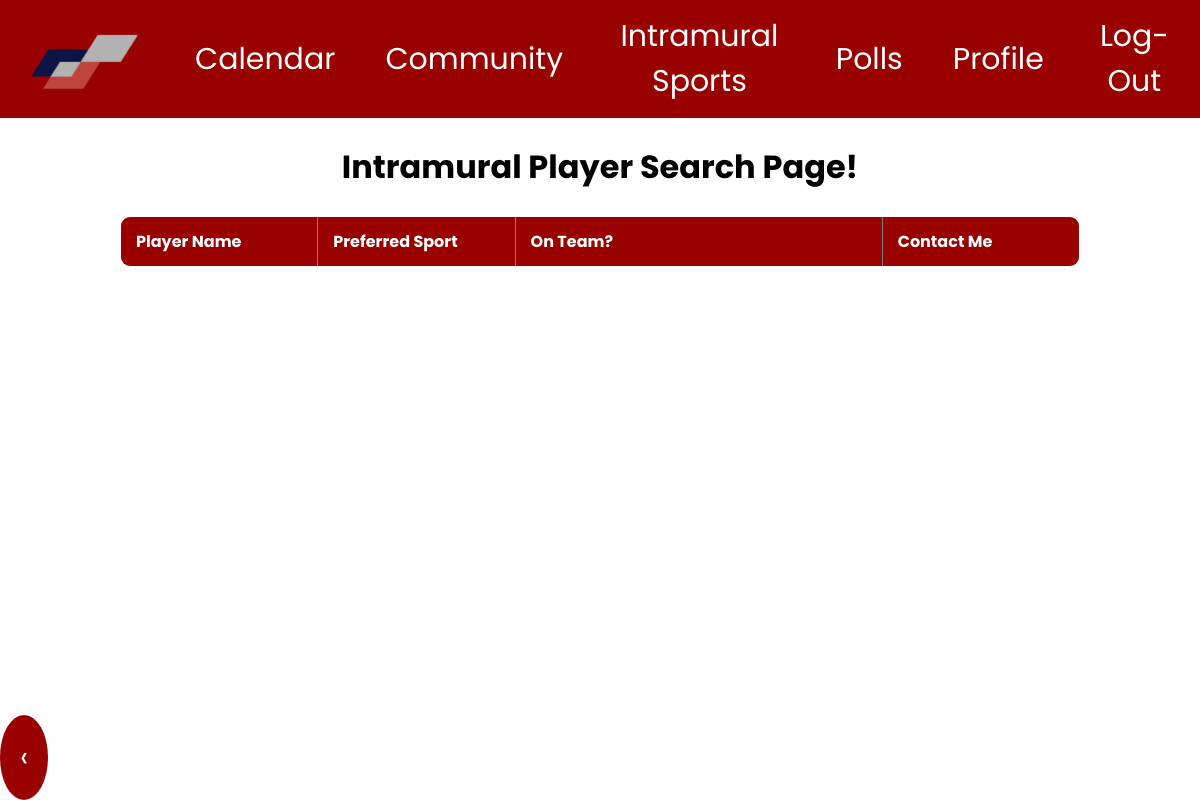
Before: /intramuralplayers.php with the older database file.
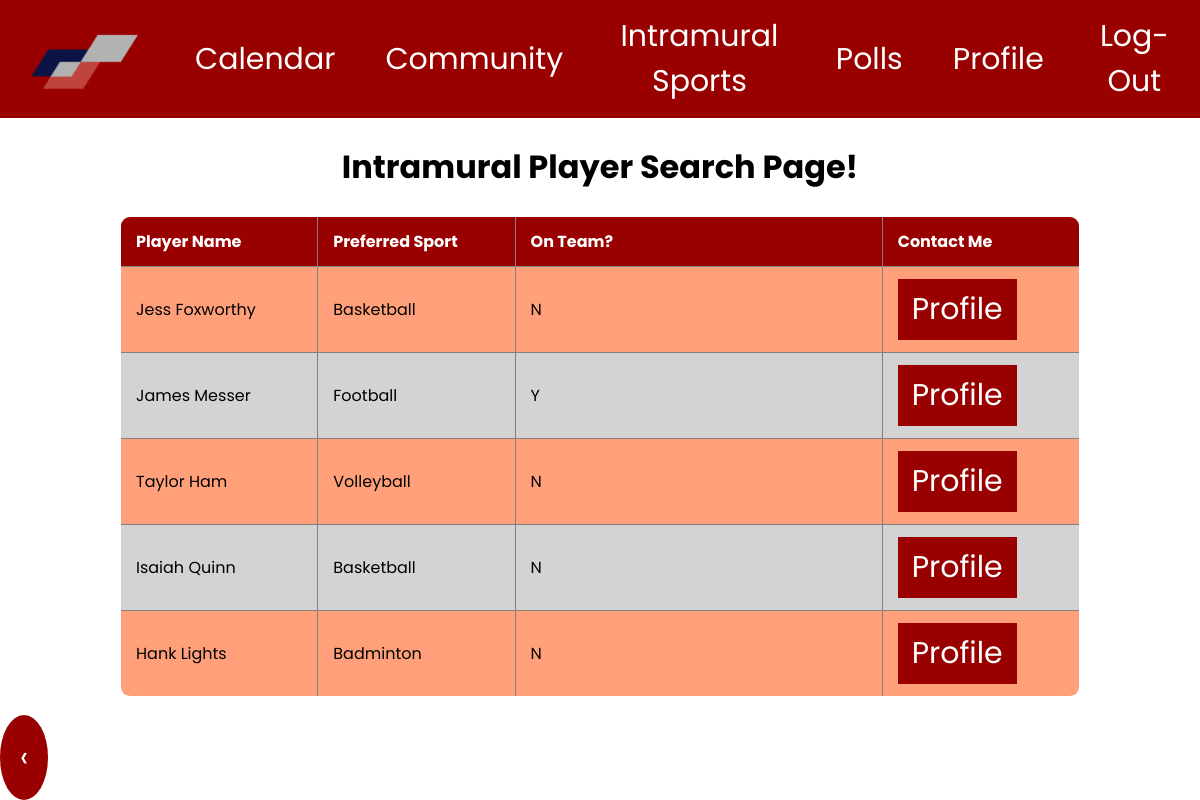
After: the same page with the newer database file.
### tables this page shows
CREATE TABLE Intramurals(
Preferred_sport VARCHAR(20),
On_team VARCHAR(1),
user_email VARCHAR(200),
player_id INT  NOT NULL,
FOREIGN KEY (Player_id) REFERENCES user (userid)
);

create table user (
userid INT AUTO_INCREMENT NOT NULL,
Fname VARCHAR(50) NOT NULL,
Lname VARCHAR(50) NOT NULL,
email VARCHAR(50) NOT NULL,
FavSport VARCHAR(50),
FavTeam VARCHAR(50),
GradYear INT(4),
bio VARCHAR(200),
PRIMARY KEY (userid)
);

### intramuralplayers.php (the view, shortened to what this page needs)
<html>
    <head>
    </head>
    <link rel="stylesheet" href="css/style.css">
    <body>
    <div class="topnav">
        <a href="homepage.php"><img class="homeImg" src="Images/smallLogo.png" alt="Home"></a>
        <a href="calendar.php">Calendar</a>
        <a href="community.php">Community</a>
        <a href="intramurals.php">Intramural Sports</a>
        <a href="polls.php">Polls</a>
        <a href="profile2.php">Profile</a>
        <a href="https://idp.login.iu.edu/idp/profile/cas/logout">Log-Out </a>
    </div>
        <h1><center>Intramural Player Search Page!</center></h1>
        <center><table class="tabledesign">
            <?php
                $servername = "db.luddy.indiana.edu";
                $username = "i494f22_team36";
                $password = "my+sql=i494f22_team36";
                $dbname = "i494f22_team36";
                $conn = new mysqli($servername, $username, $password, $dbname);
                $query1 = "SELECT i.Preferred_sport, i.On_team, i.user_email, i.player_id,
                  CONCAT('player_profile.php?email=', i.user_email) AS profile_url,
                  u.Fname, u.Lname
                FROM Intramurals i
                JOIN user u ON i.user_email = u.email";
                mysqli_query($conn, $query1) or die('Error querying database.');
                $result = mysqli_query($conn, $query1);
                echo '<tr><th>Player Name</th><th>Preferred Sport</th><th>On Team?</th><th>Contact Me</th></tr>';
                while($row = mysqli_fetch_array($result)){
                    echo "<tr>";
                    echo "<td>" . $row['Fname'] . " " . $row['Lname'] . "</td>";
                    echo "<td>" . $row['Preferred_sport'] . "</td>";
                    echo "<td>" . $row['On_team'] . "</td>";
                    echo "<td><a href='" . $row['profile_url'] . "'>" . "Profile" . "</a></td>";
                    echo "</tr>";
                }
            ?>
        </table></center>
        <a href="intramurals.php" class="round"> &#8249; </a>
    </body>
</html>

### css/style.css (style rules this page uses)
* { font-family: 'Poppins', sans-serif; }
body { margin: 0; padding: 0; }
.topnav { background-color: #990000; overflow: hidden; margin: 0; padding: 0; display: flex; justify-content: center; align-items: center; font-family: 'Poppins', sans-serif; }
.topnav a { float: left; color: white; text-align: center; padding: 14px 25px; text-decoration: none; font-size: 30px; font-family: 'Poppins', sans-serif; }
.homeImg { width: 120px; height: 75px; padding: 0%; }
h1 { margin: 25px 10px; }
table, th, td { border: 1px solid gray; width: 50%; }
.tabledesign { border: 1px solid; border-collapse: collapse; table-layout: fixed; border-spacing: 0 15px; width: 80%; border-radius: 10px; overflow: hidden; }
.tabledesign tr th { background-color: #990000; color: white; text-align: left; font-weight: bold; }
.tabledesign tr th { padding: 12px 15px; }
.tabledesign tr td { padding: 12px 15px; }
tr th:nth-child(1) { width:20%; }
tr th:nth-child(2) { width: 20%; }
tr th:nth-child(3) { width:40%; }
tr th:nth-child(4) { width: 20%; }
tr:nth-child(odd) { background-color: lightgray; }
tr:nth-child(even) { background-color: lightsalmon; }

### intramuralplayers.php (style rules this page uses)
a { text-decoration: none; display: inline-block; padding: 8px 14px; background-color: #990000; color: white; font-size: 30px; }
.round { border-radius: 50%; position: fixed; bottom: 0px; left: 0px; padding: 20px; }

Changed rows visible on the page:
added intramurals: player.Fname "Jess", player.Lname "Foxworthy", Preferred_sport "Basketball", On_team "N"
added intramurals: player.Fname "James", player.Lname "Messer", Preferred_sport "Football", On_team "Y"
added intramurals: player.Fname "Taylor", player.Lname "Ham", Preferred_sport "Volleyball", On_team "N"
added intramurals: player.Fname "Isaiah", player.Lname "Quinn", Preferred_sport "Basketball", On_team "N"
added intramurals: player.Fname "Hank", player.Lname "Lights", Preferred_sport "Badminton", On_team "N"
